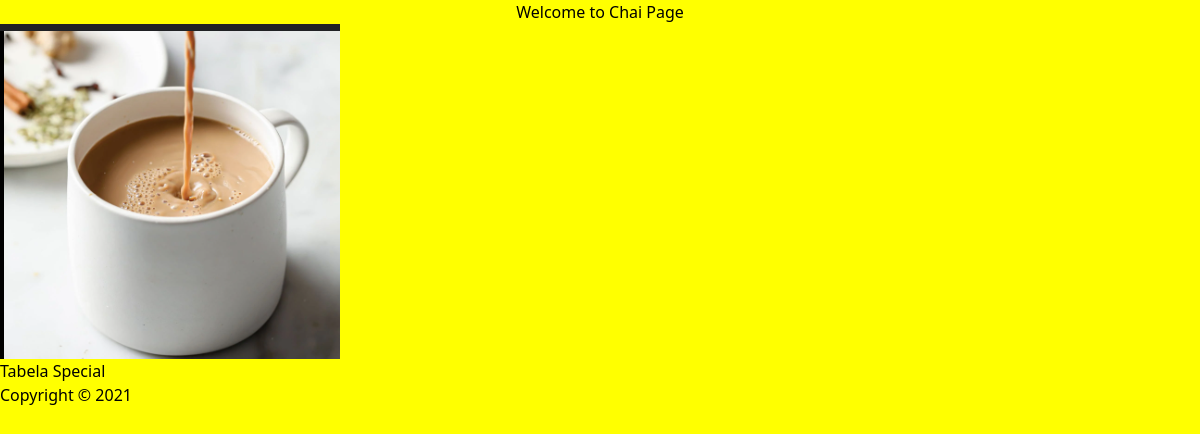
Page /chai/ on the earlier database version.
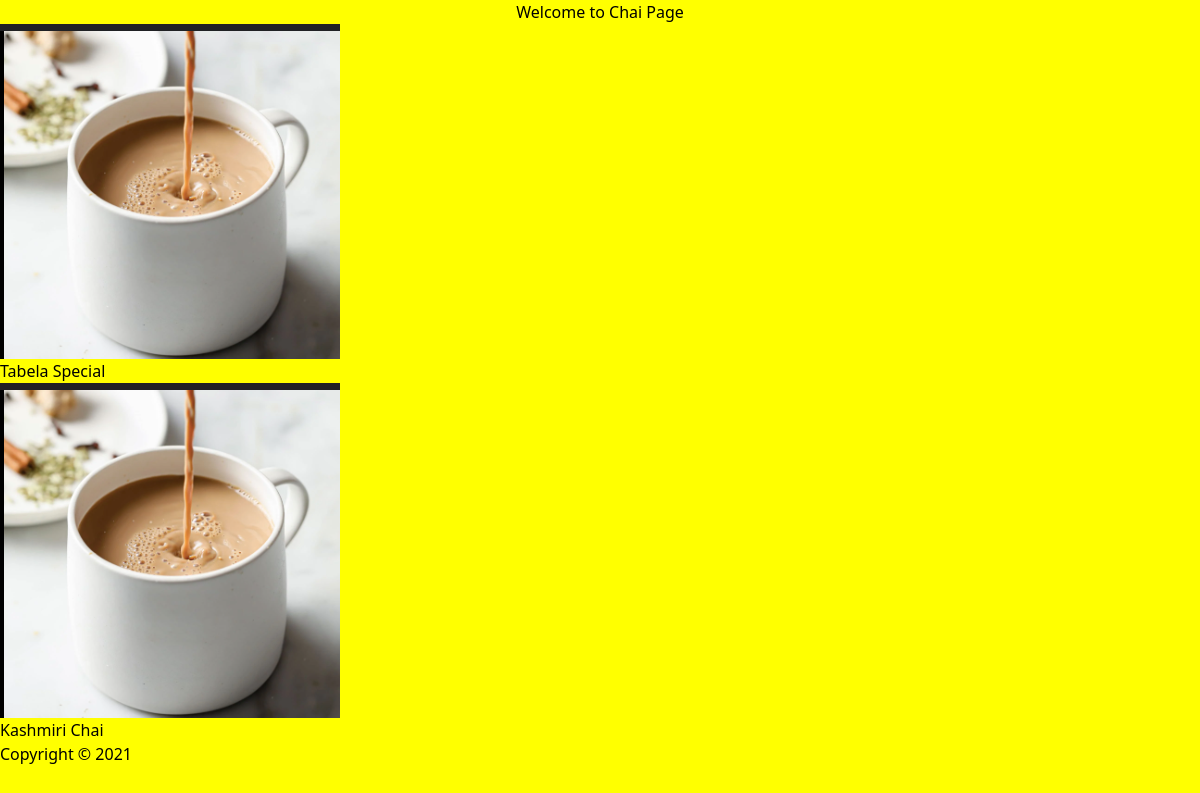
Same page on the later database version.
### chai/models.py (models this page shows, shortened)
class ChaiVariety(models.Model):
    CHAI_TYPE_CHOICES = [
    ('ML', 'MASALA'),
    ('GR', 'GINGER'),
    ('KL', 'KIWI'),
    ('PL', 'PLAIN'),
    ('EL', 'ELAICHI'),
  ]
    name = models.CharField(max_length=100)
    image = models.ImageField(upload_to='chais/')
    date_added = models.DateTimeField(default=timezone.now)
    type = models.CharField(max_length=2, choices=CHAI_TYPE_CHOICES, default='ML')

### chai/views.py (the view)
# urls.py: path('', views.all_chai, name='all_chai'),
def all_chai(request):
    chais=ChaiVariety.objects.all()
    return render(request,'all_chai.html',{'chais':chais})

### chai/templates/all_chai.html (shortened to what this page needs)
{% extends "layout.html" %}
{%load static%}
{% block extra_css %}
<link rel="stylesheet" href="{% static 'style_2.css'%}">
{% endblock %}
{% block content %}
<h1>Welcome to Chai Page</h1>
{% for chai in chais %}
  <div class="chai-item">
    <img src="{{ chai.image.url }}" alt="{{ chai.name }}">
    <h3>{{ chai.name }}</h3>
  </div>
{% endfor %}
{% endblock %}

### templates/layout.html (shortened to what this page needs)
{%load static%}
{% load static tailwind_tags %}
<!DOCTYPE html>
<html lang="en">
<head>
    {% block extra_css %}{% endblock %}
    {% tailwind_css %}
</head>
<body>
    {% block content %}
    {% endblock %}
    <footer>
        {% block footer %}
            <p>Copyright © 2021</p>
        {% endblock %}
    </footer>
</body>
</html>

### chai/static/style_2.css (style rules this page uses)
body { background-color: yellow; color: black; }
h1 { text-align: center; }

Differences in the rows shown:
added ChaiVariety: image (picture), name "Kashmiri Chai"
